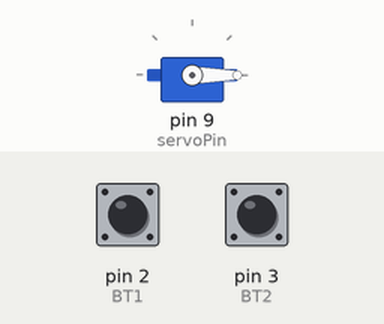
A sketch run on a simulated Arduino Uno, built with avr-gcc and run on an emulated ATmega328P. Parts: servo. Inputs (shaded band) come from the test bench; at power-on: pin 2 (BT1) HIGH, pin 3 (BT2) HIGH.

Above: at 1.2 s.
1.3 s: pin 2 (BT1) pulled LOW for 0.15 s
At 1.76 s:
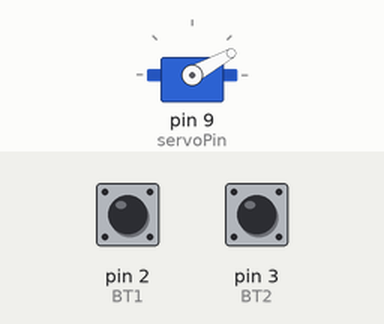
4.3 s: pin 3 (BT2) pulled LOW for 0.15 s
At 4.48 s:
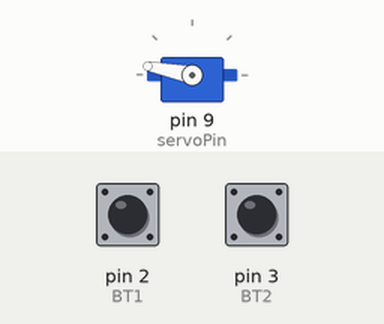
7.3 s: pin 2 (BT1) pulled LOW for 1 s
At 8.11 s:
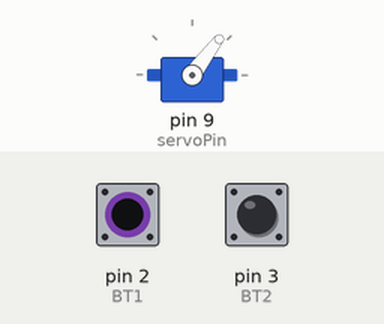
10.3 s: pin 3 (BT2) pulled LOW for 1 s
At 10.81 s:
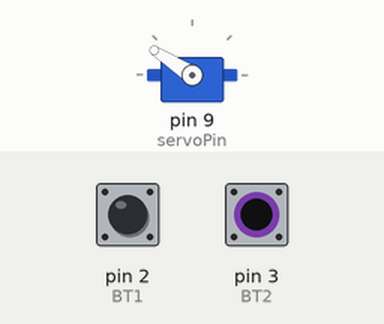
13.3 s: pin 2 (BT1) pulled LOW for 3.2 s
At 14.41 s:
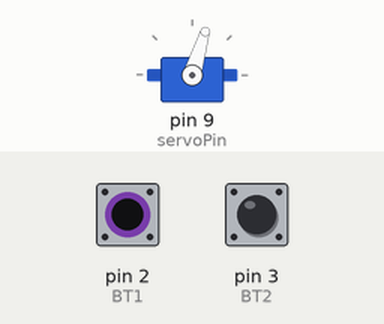
Timing chart, 0 to 17.5 s (numbered marks = the images above; inputs shaded):
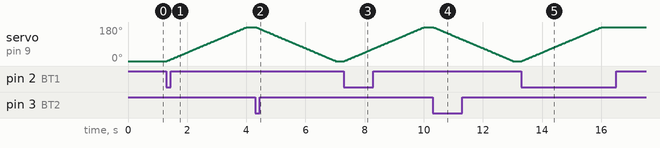

The sketch:

Aula_Pratica_6_Q1.ino
```cpp
/**
 * @file Aula_Pratica_6_Q1.ino
 * @brief Aula Prática 6 - Servo motor controlado por botão
 * @version 1.0
 * @date 2023-06-04
 *
 * A. O roteiro envolve o desenvolvimento de uma lógica em que dois botões controlem o giro de um servo motor, um aumente e o outro diminua o giro.
 * B. Deve conter 180 níveis com intervalo de 15ms.
 * C. Quando chegar ao máximo ou mínimo, o botão correspondente não deverá mais atuar no giro.
 * D. Se chegou no máximo/mínimo, devera ficar assim ate que o botão "oposto" seja pressionado.
 */

#include <Servo.h> // Inclui a biblioteca do Servo

Servo meuservo;     // Cria um objeto Servo para controlar o servo motor
int servoPin = 9;   // Define o pino do servo motor
int BT1 = 2;        // Define o pino do botão BT1
int BT2 = 3;        // Define o pino do botão BT2
int pos = 0;        // Variável para armazenar a posição do servo motor
int intervalo = 15; // Define o intervalo de tempo entre cada grau do servo motor

void setup()
{
  meuservo.attach(servoPin);  // Anexa o servo motor ao pino 9
  meuservo.write(pos);        // Define a posição do servo motor como 0 graus
  pinMode(BT1, INPUT_PULLUP); // Define o pino do botão BT1 como entrada com resistor de pull-up interno
  pinMode(BT2, INPUT_PULLUP); // Define o pino do botão BT2 como entrada com resistor de pull-up interno
}

void loop()
{
  if ((digitalRead(BT1) == LOW) && pos < 180) // Se o botão BT1 for pressionado e a posição do servo motor for menor que 180 graus
  {
    for (pos = 0; pos <= 180; pos++) // Gira o servo motor de 0 a 180 graus
    {
      meuservo.write(pos);
      delay(intervalo);
    }
  }

  if ((digitalRead(BT2) == LOW) && pos > 0) // Se o botão BT2 for pressionado e a posição do servo motor for maior que 0 graus
  {
    for (pos = 180; pos >= 0; pos--) // Gira o servo motor de 180 a 0 graus
    {
      meuservo.write(pos);
      delay(intervalo);
    }
  }
}
```

Measured:
- after the input at 1.3 s, servo on pin 9 (servoPin): moves from 0° to 180° over 2.7 s, starting at once
- after the input at 4.3 s, servo on pin 9 (servoPin): moves from 180° to 0° over 2.7 s, starting at once
- after the input at 7.3 s, servo on pin 9 (servoPin): moves from 0° to 180° over 2.7 s, starting at once
- after the input at 10.3 s, servo on pin 9 (servoPin): moves from 180° to 0° over 2.7 s, starting at once
- after the input at 13.3 s, servo on pin 9 (servoPin): moves from 0° to 180° over 2.7 s, starting at once
